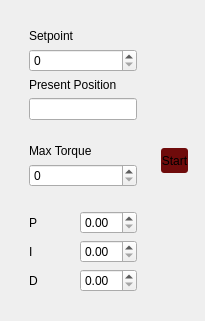
             <widget class="QWidget" name="torque_tab">
              <attribute name="title">
               <string>Torque</string>
              </attribute>
              <layout class="QHBoxLayout" name="horizontalLayout_12">
               <item alignment="Qt::AlignLeft">
                <widget class="QWidget" name="torque_left_widget" native="true">
                 <layout class="QGridLayout" name="gridLayout_11">
                  <item row="0" column="0">
                   <widget class="QWidget" name="torque_top_left_widget" native="true">
                    <layout class="QVBoxLayout" name="verticalLayout_22">
                     <item>
                      <widget class="QLabel" name="torque_setpoint_label">
                       <property name="text">
                        <string>Setpoint</string>
                       </property>
                      </widget>
                     </item>
                     <item>
                      <widget class="QSpinBox" name="torque_setpoint_spinBox">
                       <property name="maximum">
                        <number>10000</number>
                       </property>
                      </widget>
                     </item>
                     <item>
                      <widget class="QLabel" name="torque_presentposition_label">
                       <property name="text">
                        <string>Present Position</string>
                       </property>
                      </widget>
                     </item>
                     <item>
                      <widget class="QLineEdit" name="torque_presentposition_lineEdit"/>
                     </item>
                    </layout>
                   </widget>
                  </item>
                  <item row="1" column="0">
                   <widget class="QWidget" name="torque_middle_left_widget" native="true">
                    <layout class="QVBoxLayout" name="verticalLayout_23">
                     <item>
                      <widget class="QLabel" name="torque_maxtorque_label">
                       <property name="text">
                        <string>Max Torque</string>
                       </property>
                      </widget>
                     </item>
                     <item>
                      <widget class="QSpinBox" name="torque_maxtorque_spinBox"/>
                     </item>
                    </layout>
                   </widget>
                  </item>
                  <item row="2" column="0">
                   <widget class="QWidget" name="torque_bottom_left_widget" native="true">
                    <layout class="QGridLayout" name="gridLayout_9">
                     <item row="0" column="0">
                      <widget class="QLabel" name="torque_P_label">
                       <property name="text">
                        <string>P</string>
                       </property>
                      </widget>
                     </item>
                     <item row="1" column="1">
                      <widget class="QDoubleSpinBox" name="torque_I_doubleSpinBox"/>
                     </item>
                     <item row="0" column="1">
                      <widget class="QDoubleSpinBox" name="torque_P_doubleSpinBox"/>
                     </item>
                     <item row="1" column="0">
                      <widget class="QLabel" name="torque_I_label">
                       <property name="text">
                        <string>I</string>
                       </property>
                      </widget>
                     </item>
                     <item row="2" column="0">
                      <widget class="QLabel" name="torque_D_label">
                       <property name="text">
                        <string>D</string>
                       </property>
                      </widget>
                     </item>
                     <item row="2" column="1">
                      <widget class="QDoubleSpinBox" name="torque_D_doubleSpinBox"/>
                     </item>
                    </layout>
                   </widget>
                  </item>
                 </layout>
                </widget>
               </item>
               <item>
                <widget class="QPushButton" name="torque_start_button">
                 <property name="minimumSize">
                  <size>
                   <width>0</width>
                   <height>25</height>
                  </size>
                 </property>
                 <property name="maximumSize">
                  <size>
                   <width>100</width>
                   <height>16777215</height>
                  </size>
                 </property>
                 <property name="cursor">
                  <cursorShape>PointingHandCursor</cursorShape>
                 </property>
                 <property name="styleSheet">
                  <string notr="true">QPushButton {
background-color: rgb(111, 11, 11);
border-radius: 3px;
}
QPushButton:hover {
background-color: rgb(26, 95, 180);
}
QPushButton:pressed {
background-color: rgb(98, 160, 234);
}</string>
                 </property>
                 <property name="text">
                  <string>Start</string>
                 </property>
                </widget>
               </item>
               <item>
                <widget class="QFrame" name="torque_right_frame">
                 <property name="frameShape">
                  <enum>QFrame::StyledPanel</enum>
                 </property>
                 <property name="frameShadow">
                  <enum>QFrame::Raised</enum>
                 </property>
                </widget>
               </item>
              </layout>
             </widget>
